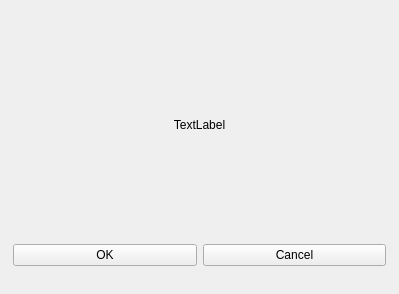
<?xml version="1.0" encoding="UTF-8"?>
<ui version="4.0">
 <class>Form</class>
 <widget class="QWidget" name="Form">
  <property name="geometry">
   <rect>
    <x>0</x>
    <y>0</y>
    <width>399</width>
    <height>294</height>
   </rect>
  </property>
  <property name="windowTitle">
   <string>Form</string>
  </property>
  <property name="style_small" stdset="0">
   <bool>true</bool>
  </property>
  <layout class="QVBoxLayout" name="verticalLayout">
   <property name="leftMargin">
    <number>13</number>
   </property>
   <property name="topMargin">
    <number>13</number>
   </property>
   <property name="rightMargin">
    <number>13</number>
   </property>
   <property name="bottomMargin">
    <number>13</number>
   </property>
   <item>
    <widget class="QLabel" name="label">
     <property name="sizePolicy">
      <sizepolicy hsizetype="Preferred" vsizetype="MinimumExpanding">
       <horstretch>0</horstretch>
       <verstretch>0</verstretch>
      </sizepolicy>
     </property>
     <property name="text">
      <string>TextLabel</string>
     </property>
     <property name="textFormat">
      <enum>Qt::RichText</enum>
     </property>
     <property name="alignment">
      <set>Qt::AlignCenter</set>
     </property>
    </widget>
   </item>
   <item>
    <layout class="QHBoxLayout" name="horizontalLayout">
     <item>
      <widget class="QPushButton" name="ok_button">
       <property name="sizePolicy">
        <sizepolicy hsizetype="Minimum" vsizetype="Preferred">
         <horstretch>0</horstretch>
         <verstretch>0</verstretch>
        </sizepolicy>
       </property>
       <property name="text">
        <string>OK</string>
       </property>
      </widget>
     </item>
     <item>
      <widget class="QPushButton" name="cancel_button">
       <property name="sizePolicy">
        <sizepolicy hsizetype="Minimum" vsizetype="Preferred">
         <horstretch>0</horstretch>
         <verstretch>0</verstretch>
        </sizepolicy>
       </property>
       <property name="text">
        <string>Cancel</string>
       </property>
      </widget>
     </item>
    </layout>
   </item>
   <item>
    <spacer name="verticalSpacer_3">
     <property name="orientation">
      <enum>Qt::Vertical</enum>
     </property>
     <property name="sizeType">
      <enum>QSizePolicy::Fixed</enum>
     </property>
     <property name="sizeHint" stdset="0">
      <size>
       <width>0</width>
       <height>15</height>
      </size>
     </property>
    </spacer>
   </item>
  </layout>
 </widget>
 <resources/>
 <connections/>
</ui>
